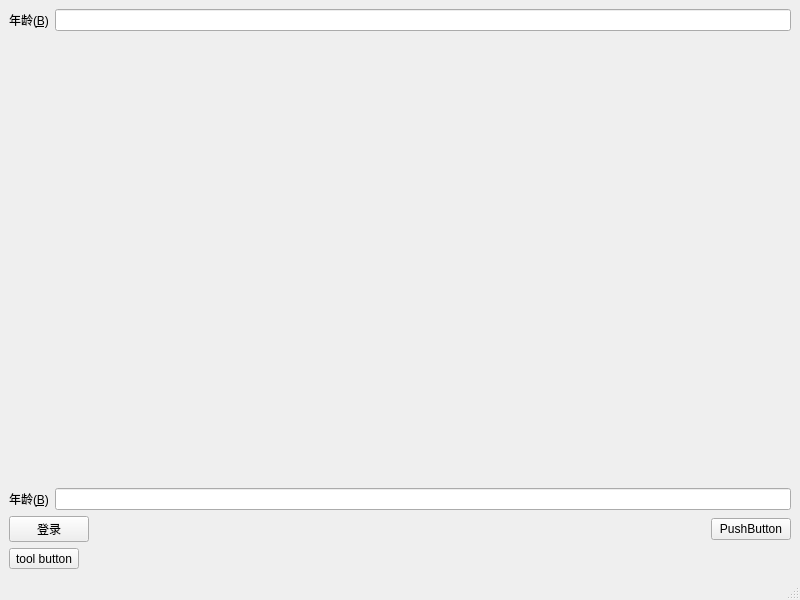
<?xml version="1.0" encoding="UTF-8"?>
<ui version="4.0">
 <class>MainWindow</class>
 <widget class="QMainWindow" name="MainWindow">
  <property name="geometry">
   <rect>
    <x>0</x>
    <y>0</y>
    <width>800</width>
    <height>600</height>
   </rect>
  </property>
  <property name="windowTitle">
   <string>MainWindow</string>
  </property>
  <property name="animated">
   <bool>false</bool>
  </property>
  <widget class="QWidget" name="centralwidget">
   <layout class="QVBoxLayout" name="verticalLayout_2">
    <item>
     <layout class="QVBoxLayout" name="verticalLayout">
      <item>
       <layout class="QHBoxLayout" name="horizontalLayout">
        <item>
         <widget class="QLabel" name="label">
          <property name="text">
           <string>年龄(&amp;B)</string>
          </property>
          <property name="buddy">
           <cstring>lineEdit</cstring>
          </property>
         </widget>
        </item>
        <item>
         <widget class="QLineEdit" name="lineEdit"/>
        </item>
       </layout>
      </item>
      <item>
       <spacer name="verticalSpacer">
        <property name="orientation">
         <enum>Qt::Vertical</enum>
        </property>
        <property name="sizeHint" stdset="0">
         <size>
          <width>20</width>
          <height>40</height>
         </size>
        </property>
       </spacer>
      </item>
      <item>
       <layout class="QHBoxLayout" name="horizontalLayout_2">
        <item>
         <widget class="QLabel" name="label_2">
          <property name="text">
           <string>年龄(&amp;B)</string>
          </property>
          <property name="buddy">
           <cstring>lineEdit</cstring>
          </property>
         </widget>
        </item>
        <item>
         <widget class="QLineEdit" name="lineEdit_2"/>
        </item>
       </layout>
      </item>
      <item>
       <layout class="QHBoxLayout" name="horizontalLayout_3">
        <item>
         <widget class="QPushButton" name="pushButton">
          <property name="text">
           <string>登录</string>
          </property>
          <property name="icon">
           <iconset resource="img.qrc">
            <normaloff>:/rc/img/img.png</normaloff>:/rc/img/img.png</iconset>
          </property>
         </widget>
        </item>
        <item>
         <spacer name="horizontalSpacer">
          <property name="orientation">
           <enum>Qt::Horizontal</enum>
          </property>
          <property name="sizeHint" stdset="0">
           <size>
            <width>40</width>
            <height>20</height>
           </size>
          </property>
         </spacer>
        </item>
        <item>
         <widget class="QPushButton" name="pushButton_2">
          <property name="text">
           <string>PushButton</string>
          </property>
         </widget>
        </item>
       </layout>
      </item>
     </layout>
    </item>
    <item>
     <widget class="QToolButton" name="toolButton">
      <property name="text">
       <string>tool button</string>
      </property>
      <property name="icon">
       <iconset resource="img.qrc">
        <normaloff>:/rc/img/img.png</normaloff>:/rc/img/img.png</iconset>
      </property>
      <property name="checkable">
       <bool>false</bool>
      </property>
     </widget>
    </item>
   </layout>
  </widget>
  <widget class="QMenuBar" name="menubar">
   <property name="geometry">
    <rect>
     <x>0</x>
     <y>0</y>
     <width>800</width>
     <height>17</height>
    </rect>
   </property>
  </widget>
  <widget class="QStatusBar" name="statusbar"/>
 </widget>
 <tabstops>
  <tabstop>lineEdit</tabstop>
  <tabstop>lineEdit_2</tabstop>
 </tabstops>
 <resources>
  <include location="img.qrc"/>
 </resources>
 <connections>
  <connection>
   <sender>label</sender>
   <signal>linkHovered(QString)</signal>
   <receiver>lineEdit</receiver>
   <slot>setText(QString)</slot>
   <hints>
    <hint type="sourcelabel">
     <x>203</x>
     <y>96</y>
    </hint>
    <hint type="destinationlabel">
     <x>252</x>
     <y>95</y>
    </hint>
   </hints>
  </connection>
 </connections>
</ui>
